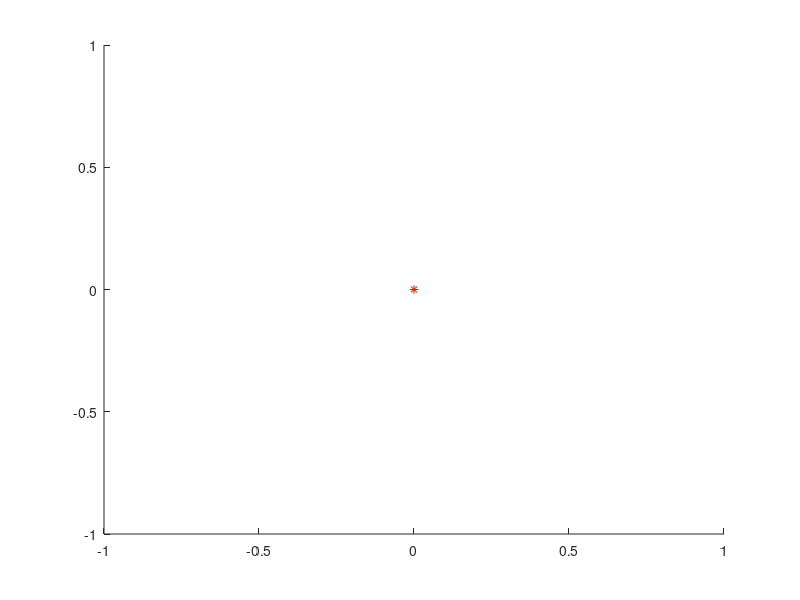

MATLAB code to generate this figure: (Note: this script raises an error after producing the figure.)
clc; close all; clear;
% 绘制R-Z图，展示不同入射角下的声线传播路径
%% 自由场条件
% 初始化参数
z_r = 100;
r_r = 100;
z_s = 0;
alpha = 30:5:60;
Fa = z_s + r_r * tand(alpha) - z_r;
r = 0:110;
z = z_s + tand(alpha).' * r;
figure;
h(1) = plot(0, z_s, 'r*', markersize=9, DisplayName='Source');
hold on;
h(2) = plot(r_r, z_r, 'bp', markersize=10, DisplayName='Receiver');
for i = 1: length(alpha)
    h(2+i) = plot(r, z(i,:), DisplayName=sprintf('alpha=%d°', alpha(i)));
end
plot([100 100], [0 200], 'r--')
xlabel('Range (m)')
ylabel('Depth (m)')

set(gca, 'fontsize', 16)
legend(h, 'Location', 'northwest', 'FontSize', 12);
% saveas(gcf, '../figs/R-Z-Alpha.fig')
% saveas(gcf, '../figs/R-Z-Alpha.png')

figure;
plot(alpha, Fa)
hold on;
plot([30 60], [0 0], 'r--')
xlabel('\alpha (°)')
ylabel('F(\alpha) (m)')
set(gca, 'fontsize', 16)
% saveas(gcf, '../figs/F-Alpha.fig')
% saveas(gcf, '../figs/F-Alpha.png')


%% 海面罗埃镜
alpha = 30:5:80;
D = 200;
r = 0:110;
z = z_s + tand(alpha).' * r;
z(z>D) = 2*D - z(z>D);

[~,index] = min(abs(r- r_r));
Fa = z_s + z(:,index) - z_r;



figure;
h(1) = plot(0, z_s, 'r*', markersize=9, DisplayName='Source');
hold on;
h(2) = plot(r_r, z_r, 'bp', markersize=10, DisplayName='Receiver');
for i = 1: length(alpha)
    h(2+i) = plot(r, z(i,:), DisplayName=sprintf('alpha=%d°', alpha(i)));
end
plot([100 100], [0 200], 'r--')
xlabel('Range (m)')
ylabel('Depth (m)')

set(gca, 'fontsize', 16)
legend(h, 'Location', 'northwest', 'FontSize', 12);
% saveas(gcf, '../R-Z-Alpha-Bc200m_2.fig')
% saveas(gcf, '../R-Z-Alpha-Bc200m_2.png')

figure;
plot(alpha, Fa)
hold on;
plot([30 80], [0 0], 'r--')
xlabel('\alpha (°)')
ylabel('F(\alpha) (m)')
set(gca, 'fontsize', 16)
% saveas(gcf, './F-Alpha-Bc200m_2.fig')
% saveas(gcf, './F-Alpha-Bc200m_2.png')

%% 海面海底条件
alpha = [30:5:80 84];
r = 0:110;
z = z_s + tand(alpha).' * r;
z(z>200) = 400 - z(z>200);
z(z<-200) = -400 - z(z<-200);
z(z>200) = 400 - z(z>200);

Fa = z_s + z(:,index) - z_r;


figure;
h(1) = plot(0, z_s, 'r*', markersize=9, DisplayName='Source');
hold on;
h(2) = plot(r_r, z_r, 'bp', markersize=10, DisplayName='Receiver');
for i = 1: length(alpha)
    h(2+i) = plot(r, z(i,:), DisplayName=sprintf('alpha=%d°', alpha(i)));
end
plot([100 100], [-200 200], 'r--')
xlabel('Range (m)')
ylabel('Depth (m)')

set(gca, 'fontsize', 16)
legend(h, 'Location', 'northwest', 'FontSize', 12);
% saveas(gcf, '../figs/R-Z-Alpha-Bc200m-Bc-200m.fig')
% saveas(gcf, '../figs/R-Z-Alpha-Bc200m-Bc-200m.png')

figure;
plot(alpha, Fa)
hold on;
plot([30 84], [0 0], 'r--')
xlabel('\alpha (°)')
ylabel('F(\alpha) (m)')
set(gca, 'fontsize', 16)
% saveas(gcf, '../figs/F-Alpha-Bc200m-Bc-200m.fig')
% saveas(gcf, '../figs/F-Alpha-Bc200m-Bc-200m.png')

%% Munk场景
filename = 'MunkB_ray_test_Falpha2';
copyfile(sprintf('../envs/%s.env', filename), './');
eval(sprintf('! bellhop2D_Falpha.exe %s', filename));

% Faplha
data1 = load("output.txt");
index = data1(:,2) ~= -1;
data2 = data1(index,:);
rd = 100;
data2(:,2) = data2(:,2) - rd;
figure;
plot(data2(:,1), data2(:,2), 'B-', 'LineWidth', 1.5)
hold on;
plot(data2(:,1), 0 * ones(1,length(data2(:,1))), 'R--', 'LineWidth', 1.5)
legend('F(\alpha)', 'y=0', Location='north')
xlabel('\alpha (°)')
ylabel('F(\alpha) (m)')
set(gca, 'fontsize', 16)
axis tight

% abs(Faplha)
% data1 = load("output.txt");
% index = data1(:,2) ~= -1;
% data2 = data1(index,:);
% rd = 100;
% data2(:,2) = data2(:,2) - rd;
figure;
plot(data2(:,1), abs(data2(:,2)), 'B-', 'LineWidth', 1.5)
hold on;
% plot(data2(:,1), rd * ones(1,length(data2(:,1))))
% legend('F(\alpha)', 'y=0')
xlabel('\alpha (°)')
ylabel('|F(\alpha)| (m)')
set(gca, 'fontsize', 16)
axis tight

delete(sprintf('%s*', filename))
delete('output.txt')
